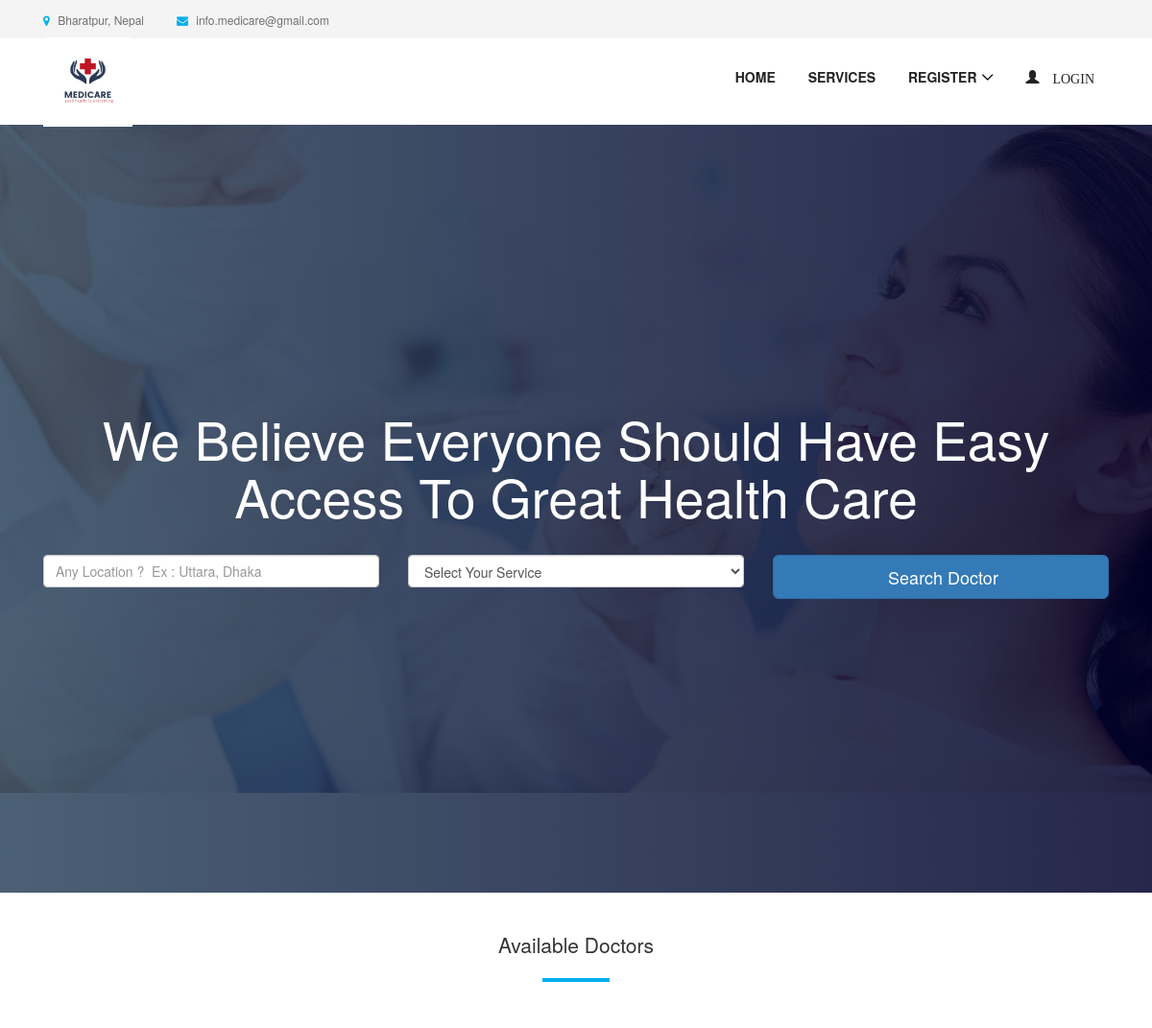
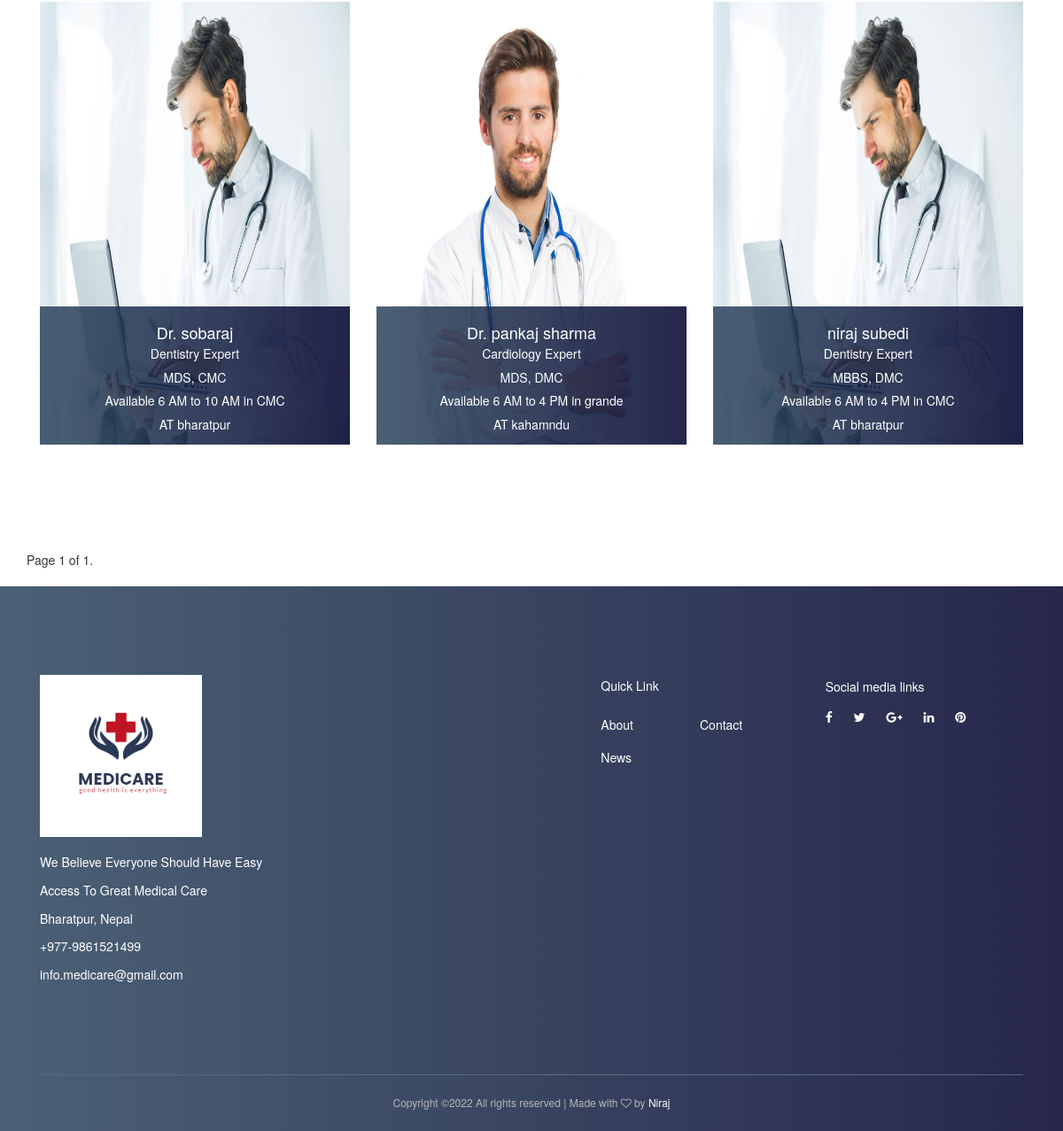
The page / on the database its author committed (2 pictures, top to bottom).
### appointment/models.py (models this page shows, shortened)
class Appointment(models.Model):
    user = models.ForeignKey(User, on_delete=models.CASCADE)
    full_name = models.CharField(max_length=100)
    image = models.ImageField(null=True, blank=True)
    location = models.CharField(max_length=100)
    start_time = models.CharField(max_length=10)
    end_time = models.CharField(max_length=10)
    qualification_name = models.CharField(max_length=100)
    institute_name = models.CharField(max_length=100)
    hospital_name = models.CharField(max_length=100)
    department = models.CharField(choices=department, max_length=100)
    created_at = models.DateTimeField(default=timezone.now)

### appointment/views.py (the view)
# urls.py: path('', HomePageView.as_view(), name='home'),
class HomePageView(ListView):
    paginate_by = 9
    model = Appointment
    context_object_name = 'home'
    template_name = "home.html"
    def get_queryset(self):
        return self.model.objects.all().order_by('-id')

### templates/home.html (shortened to what this page needs)
 {% extends 'base.html' %}
{% load static %}
{% block content %}
  <section class="welcome-area">
    <div class="welcome-slides owl-carousel">
      <div class="welcome-welcome-slide bg-img bg-gradient-overlay jarallax"  style="background-image: url('{% static 'img/bg-img/1.jpg' %}');">
        <div class="container h-100">
          <div class="row h-100 align-items-center">
            <div class="col-12">
              <div class="welcome-text text-center">
                <h2 data-animation="fadeInUp" data-delay="100ms">We Believe Everyone Should Have Easy Access To Great Health Care</h2>
                <div class="welcome-btn-group">
                    <form id="job-main-form" method="get" action="{% url 'appointment:search' %}" class="search-doctor-form">
                    <div class="row mb-5">
                        <div class="col-12 col-sm-6 col-md-6 col-lg-4 mb-4 mb-lg-0">
                            <input type="text" id="location" name="location"
                                   class="form-control form-control-lg" placeholder="Any Location ?  Ex : Uttara, Dhaka">
                        </div>
                        <div class="col-12 col-sm-6 col-md-6 col-lg-4 mb-4 mb-lg-0">
                            <select id="department" name="department" class="form-control">
                                <option style="display: none;" >Select Your Service</option>
                            </select>
                        </div>
                        <div class="col-12 col-sm-6 col-md-6 col-lg-4 mb-4 mb-lg-0">
                            <button type="submit" class="btn btn-primary btn-lg btn-block text-black btn-search">Search Doctor
                            </button>
                        </div>
                    </div>
                </form>
                </div>
              </div>
            </div>
          </div>
        </div>
      </div>
    </div>
  </section>
    <section class="dentist-area section-padding-35-0">
        <div class="container">
            <div class="row">
                <div class="col-12">
                    <div class="section-heading text-center">
                        <h3 class="lead">Available Doctors </h3>
                        <div class="line"></div>
                    </div>
                </div>
            </div>
            <div class="row">
                {% for apt in home %}
                    <div class="col-12 col-sm-6 col-md-4">
                        <div class="single-dentist-area mb-100">
                            <img style="height: 500px; width: 600px" src="{{ apt.image.url }}" alt="">
                            <div class="dentist-content">
                                <div class="dentist-info bg-gradient-overlay">
                                    {% if request.user.is_authenticated and request.user.role == 'patient' %}
                                        <h5>{{ apt.full_name }}</h5>
                                        <p>{{ apt.department }} Expert</p>
                                        <p>{{ apt.qualification_name }}, {{ apt.institute_name }}</p>
                                        <p>Available {{ apt.start_time }} to {{ apt.end_time }}
                                            in {{ apt.hospital_name }}</p>
                                        <p>
                                            AT {{ apt.location }} <i class="fa fa-th"></i>
                                            <a href="{% url 'appointment:take-appointment' apt.id %}"> Take
                                                Appointment</a>
                                        </p>
                                        {% else %}
                                         <h5>{{ apt.full_name }}</h5>
                                        <p>{{ apt.department }} Expert</p>
                                        <p>{{ apt.qualification_name }}, {{ apt.institute_name }}</p>
                                        <p>Available {{ apt.start_time }} to {{ apt.end_time }}
                                            in {{ apt.hospital_name }}</p>
                                        <p>
                                            AT {{ apt.location }} </p>
                                    {% endif %}
                                </div>
                            </div>
                        </div>
                    </div>
                {% endfor %}
                <div class="pagination">
    <span class="step-links">
        <span class="current">
            Page {{ page_obj.number }} of {{ page_obj.paginator.num_pages }}.
        </span>
    </span>
                </div>
            </div>
        </div>
    </section>
{% endblock %}

### templates/base.html (shortened to what this page needs)
{% load static %}
<!DOCTYPE html>
<html lang="en">
<head>
  <link rel="stylesheet" href="{% static 'style.css' %}">
<link rel="stylesheet" href="https://maxcdn.bootstrapcdn.com/bootstrap/3.3.7/css/bootstrap.min.css">
</head>
<body>
   {% include 'nav.html' %}
      {% block content %}
  {% endblock  %}
  <footer class="footer-area bg-img bg-gradient-overlay">
    <div class="container">
      <div class="row">
        <div class="col-12 col-sm-6 col-lg-4">
          <div class="single-footer-widget">
            <a href="./index.html" class="d-block mb-4"><img src="{% static 'img/logo.png' %}" alt=""width="183"></a>
            <div class="footer-contact">
                <p> We Believe Everyone Should Have Easy</p>
                <p>Access To Great Medical Care</p>
                <p> Bharatpur, Nepal</p>
              <p> +977-9861521499</p>
              <p> info.medicare@gmail.com</p>
            </div>
          </div>
        </div>
        <div class="col-12 col-sm-6 col-lg">
        </div>
        <div class="col-12 col-sm-6 col-lg">
          <div class="single-footer-widget">
            <h5 class="widget-title">Quick Link</h5>
            <nav>
              <ul class="quick-links">
                <li><a href="/about/">About</a></li>
                <li><a href="/contact/">Contact</a></li>
                <li><a href="/news/">News</a></li>
              </ul>
            </nav>
          </div>
        </div>
        <div class="col-12 col-sm-6 col-lg">
          <div class="single-footer-widget">
            <p>Social media links</p>
            <div class="footer-social-info">
              <a href="#" data-toggle="tooltip" data-placement="top" title="Facebook"><i class="fa fa-facebook"></i></a>
              <a href="#" data-toggle="tooltip" data-placement="top" title="Twitter"><i class="fa fa-twitter"></i></a>
              <a href="#" data-toggle="tooltip" data-placement="top" title="Google Plus"><i class="fa fa-google-plus"></i></a>
              <a href="#" data-toggle="tooltip" data-placement="top" title="Linkedin"><i class="fa fa-linkedin"></i></a>
              <a href="#" data-toggle="tooltip" data-placement="top" title="Pinterest"><i class="fa fa-pinterest"></i></a>
            </div>
          </div>
        </div>
      </div>
    </div>
    <div class="container">
      <div class="row">
        <div class="col-12">
          <div class="copywrite-content">
            <p>
Copyright &copy;<script>document.write(new Date().getFullYear());</script> All rights reserved | Made with <i class="fa fa-heart-o" aria-hidden="true"></i> by <a href="https://docmed.com" target="_blank">Niraj</a>
</p>
          </div>
        </div>
      </div>
    </div>
  </footer>
</body>
</html>

### templates/nav.html (shortened to what this page needs)
{% load static %}
<header class="header-area">
    <div class="top-header-area">
        <div class="container h-100">
            <div class="row h-100 align-items-center">
                <div class="col-6 col-md-9 col-lg-8">
                    <div class="top-header-content">
                        <a href="#" data-toggle="tooltip" data-placement="bottom" title="Bharatpur, Nepal"><i
                                class="fa fa-map-marker"></i> <span>Bharatpur, Nepal</span></a>
                        <a href="#" data-toggle="tooltip" data-placement="bottom" title="info.docmed@gmail.com"><i
                                class="fa fa-envelope"></i> <span>info.medicare@gmail.com</span></a>
                    </div>
                </div>
                </div>
            </div>
        </div>
    <div class="main-header-area">
        <div class="classy-nav-container breakpoint-off">
            <div class="container">
                <nav class="classy-navbar justify-content-between" id="dentoNav">
                    <a class="nav-brand" href="{% url 'appointment:home' %}"><img src="{% static 'img/logo.png' %}" alt="" width="93">
                    </a>
                    <div class="classy-menu">
                        <div class="classynav">
                            <ul id="nav">
                                <li><a href="{% url 'appointment:home' %}">Home</a></li>
                                <li><a href="{% url 'appointment:service' %}">Services</a></li>
                                {% if request.user.is_authenticated and request.user.role == 'doctor' %}
                                    <li>
                                        <a href="">
                                            <span class="glyphicon glyphicon-user">
                                                    {{ request.user.first_name }}
                                            </span>
                                        </a>
                                        <ul class="dropdown">
                                            <li><a href="{% url 'accounts:doctor-profile-update'  %}"> EDIT PROFILE</a></li>
                                            <li><a href="{% url 'appointment:patient-list' %}"> PATIENTS</a></li>
                                            <li><a href="{% url 'appointment:doctor-appointment' %}">  APPOINTMENTS</a></li>
                                            <li><a href="{% url 'appointment:doctor-appointment-create' %}"> CREATE APPOINTMENT</a></li>
                                            <li><a href="{% url 'accounts:logout' %}"> LOGOUT</a></li>
                                        </ul>
                                    </li>
                              {% else %}
                                    <li><a href="#">Register</a>
                                    </li>
                                    <li>
                                        <a href="{% url 'accounts:login' %}">
                                            <span class="glyphicon glyphicon-user"> login</span>
                                        </a>
                                    </li>
                                {% endif %}
                            </ul>
                        </div>
                    </div>
                </nav>
            </div>
        </div>
    </div>
</header>

### static/style.css (style rules this page uses)
* { margin: 0; padding: 0; }
body { font-family: "Montserrat", sans-serif; font-weight: 400; font-size: 14px; }
h1, h2, h3, h4, h5, h6 { font-family: "Montserrat", sans-serif; color: #333333; line-height: 1.4; font-weight: 600; }
a, a:active, a:focus, a:hover { color: #333333; text-decoration: none; -webkit-transition-duration: 500ms; -o-transition-duration: 500ms; transition-duration: 500ms; outline: none; }
li { list-style: none; }
p { line-height: 1.9; color: #707070; font-size: 14px; font-weight: 400; }
img { max-width: 100%; height: auto; }
ul { margin: 0; padding: 0; }
ul li { margin: 0; padding: 0; }
.bg-gradient-overlay { position: relative; z-index: 1; }
.bg-gradient-overlay::after { position: absolute; content: ""; height: 100%; width: 100%; top: 0; left: 0; z-index: -1; background: #2c455d; background: -webkit-linear-gradient(to right, #2c455d, #00012c); background: linear-gradient(to right, #2c455d, #00012c); opacity: 0.85; }
.bg-img { background-position: center center; background-size: cover; background-repeat: no-repeat; }
.jarallax { position: relative; z-index: 0; }
.mb-100 { margin-bottom: 100px; }
.section-heading { position: relative; z-index: 1; margin-bottom: 50px; }
.section-heading .line { width: 70px; height: 4px; background-color: #00aeef; }
.section-heading.text-center .line { margin: 0 auto; }
.header-area { position: relative; z-index: 599; width: 100%; -webkit-transition-duration: 500ms; -o-transition-duration: 500ms; transition-duration: 500ms; }
.top-header-area { position: relative; z-index: 1; height: 40px; background-color: #f4f4f4; }
.top-header-area .top-header-content a { display: inline-block; font-size: 12px; color: #707070; }
.top-header-area .top-header-content a i { color: #00aeef; margin-right: 5px; }
.top-header-area .top-header-content a:last-child { margin-left: 30px; }
.classy-nav-container { background-color: transparent; }
.classy-nav-container .classy-navbar { height: 90px; padding: 0; }
.classy-nav-container .classy-navbar .classynav ul li a { padding: 0 15px; font-weight: 600; font-size: 14px; text-transform: uppercase; }
.welcome-welcome-slide { position: relative; z-index: 2; width: 100%; height: 800px; }
.welcome-text { position: relative; z-index: 1; }
.welcome-text h2 { font-size: 55px; color: #ffffff; margin-bottom: 30px; display: block; text-transform: capitalize; }
.single-dentist-area { position: relative; z-index: 1; background-color: #f4f4f4; -webkit-transition-duration: 500ms; -o-transition-duration: 500ms; transition-duration: 500ms; }
.single-dentist-area .dentist-content { position: absolute; width: 100%; bottom: 0; }
.single-dentist-area .dentist-content .dentist-info { width: 100%; padding: 10px 15px; text-align: center; }
.single-dentist-area .dentist-content .dentist-info h5 { color: #ffffff; font-size: 18px; margin-bottom: 0; }
.single-dentist-area .dentist-content .dentist-info p { color: #ffffff; margin-bottom: 0; }
.footer-area { position: relative; z-index: 1; padding-top: 100px; }
.single-footer-widget { position: relative; z-index: 1; margin-bottom: 100px; }
.single-footer-widget .widget-title { color: #ffffff; margin-top: 5px; margin-bottom: 25px; display: block; }
.single-footer-widget p { color: #ffffff; }
.single-footer-widget .footer-contact { position: relative; z-index: 1; }
.single-footer-widget .footer-contact p { margin-bottom: 5px; font-size: 14px; }
.single-footer-widget .footer-contact p:last-child { margin-bottom: 0; }
.single-footer-widget .quick-links { position: relative; z-index: 1; display: -webkit-box; display: -ms-flexbox; display: flex; -webkit-box-pack: justify; -ms-flex-pack: justify; justify-content: space-between; -ms-flex-wrap: wrap; flex-wrap: wrap; }
.single-footer-widget .quick-links li { -webkit-box-flex: 0; -ms-flex: 0 0 50%; flex: 0 0 50%; max-width: 50%; width: 50%; }
.single-footer-widget .quick-links li a { color: #ffffff; margin-bottom: 17px; display: block; }
.single-footer-widget .quick-links li:last-child a { margin-bottom: 0; }
.single-footer-widget .footer-social-info a { display: inline-block; color: #ffffff; margin-right: 20px; }
.copywrite-content { position: relative; z-index: 1; border-top: 1px solid #576a7d; padding: 20px 0; text-align: center; }
.copywrite-content p { font-size: 12px; color: #b7b7b7; margin-bottom: 0; }
.copywrite-content p a { color: #ffffff; }

### rows shown on the page
Appointment: image (picture), full_name "Dr. sobaraj", department "Dentistry", qualification_name "MDS", institute_name "CMC", start_time "6 AM", end_time "10 AM", hospital_name "CMC", location "bharatpur"
Appointment: image (picture), full_name "Dr. pankaj sharma", department "Cardiology", qualification_name "MDS", institute_name "DMC", start_time "6 AM", end_time "4 PM", hospital_name "grande", location "kahamndu"
Appointment: image (picture), full_name "niraj subedi", department "Dentistry", qualification_name "MBBS", institute_name "DMC", start_time "6 AM", end_time "4 PM", hospital_name "CMC", location "bharatpur"

### other values the page prints
{{ page_obj.number }} "1"
{{ page_obj.paginator.num_pages }} "1"
